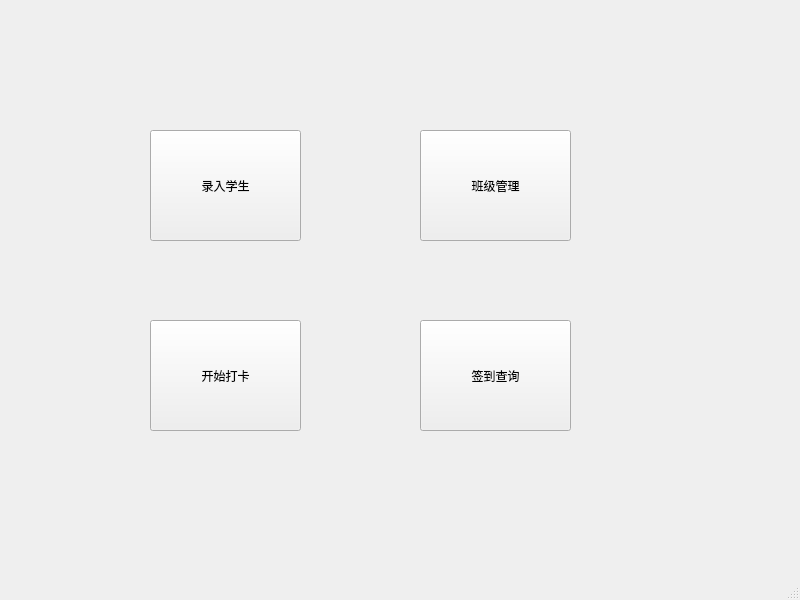
<?xml version="1.0" encoding="UTF-8"?>
<ui version="4.0">
 <class>MainWindow</class>
 <widget class="QMainWindow" name="MainWindow">
  <property name="geometry">
   <rect>
    <x>0</x>
    <y>0</y>
    <width>800</width>
    <height>600</height>
   </rect>
  </property>
  <property name="windowTitle">
   <string>MainWindow</string>
  </property>
  <widget class="QWidget" name="centralwidget">
   <widget class="QPushButton" name="pushButton">
    <property name="geometry">
     <rect>
      <x>150</x>
      <y>130</y>
      <width>151</width>
      <height>111</height>
     </rect>
    </property>
    <property name="text">
     <string>录入学生</string>
    </property>
   </widget>
   <widget class="QPushButton" name="pushButton_2">
    <property name="geometry">
     <rect>
      <x>420</x>
      <y>130</y>
      <width>151</width>
      <height>111</height>
     </rect>
    </property>
    <property name="text">
     <string>班级管理</string>
    </property>
   </widget>
   <widget class="QPushButton" name="pushButton_3">
    <property name="geometry">
     <rect>
      <x>150</x>
      <y>320</y>
      <width>151</width>
      <height>111</height>
     </rect>
    </property>
    <property name="text">
     <string>开始打卡</string>
    </property>
   </widget>
   <widget class="QPushButton" name="pushButton_4">
    <property name="geometry">
     <rect>
      <x>420</x>
      <y>320</y>
      <width>151</width>
      <height>111</height>
     </rect>
    </property>
    <property name="text">
     <string>签到查询</string>
    </property>
   </widget>
  </widget>
  <widget class="QStatusBar" name="statusbar"/>
 </widget>
 <resources/>
 <connections/>
</ui>
